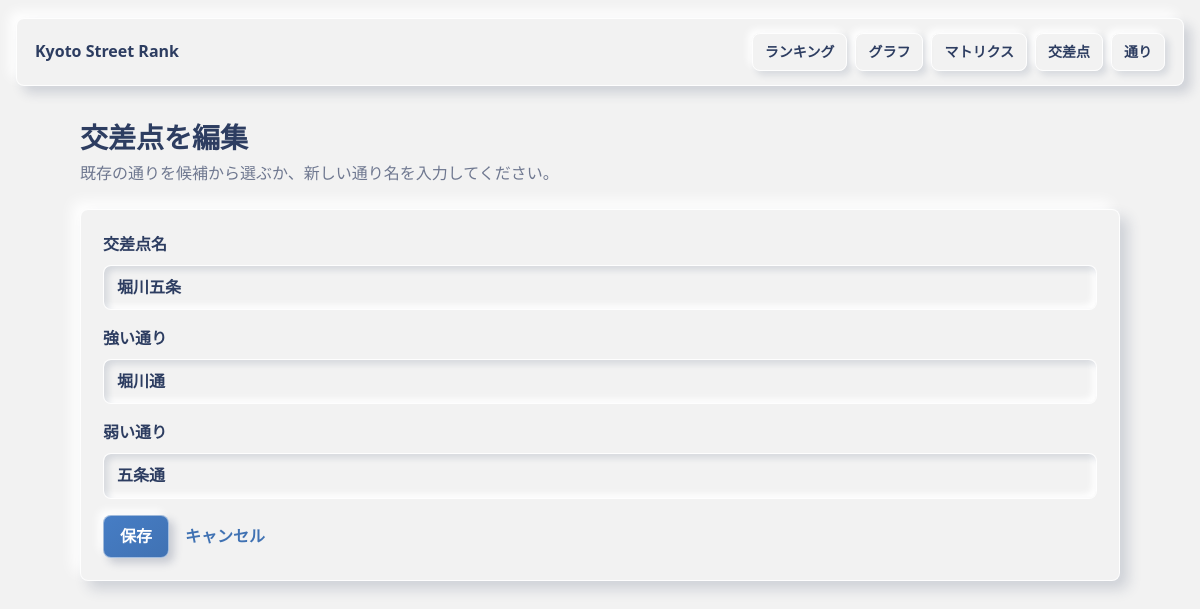
The app's page /intersections/2/edit with its own data.
### src/models.py (models this page shows)
class Intersection(db.Model):
    __tablename__ = "intersections"
    __table_args__ = (
        UniqueConstraint("name", name="uq_intersections_name"),
        UniqueConstraint("pair_key", name="uq_intersections_pair_key"),
        CheckConstraint("winner_street_id != loser_street_id", name="ck_different_streets"),
    )
    id = db.Column(db.Integer, primary_key=True)
    name = db.Column(db.String(120), nullable=False)
    pair_key = db.Column(db.String(80), nullable=False)
    winner_street_id = db.Column(db.Integer, db.ForeignKey("streets.id"), nullable=False)
    loser_street_id = db.Column(db.Integer, db.ForeignKey("streets.id"), nullable=False)
    winner = db.relationship("Street", foreign_keys=[winner_street_id])
    loser = db.relationship("Street", foreign_keys=[loser_street_id])

class Street(db.Model):
    __tablename__ = "streets"
    id = db.Column(db.Integer, primary_key=True)
    name = db.Column(db.String(120), nullable=False, unique=True)
    orientation = db.Column(db.String(20), nullable=True)

### src/routes.py (the view, shortened to what this page needs)
    @app.route("/intersections/<int:intersection_id>/edit", methods=["GET", "POST"])
    def intersections_edit(intersection_id):
        intersection = Intersection.query.get_or_404(intersection_id)
        return_street = request.values.get("street", "").strip()
        form = {
            "name": intersection.name,
            "winner": intersection.winner.name,
            "loser": intersection.loser.name,
        }
        return render_intersection_form(intersection, form, return_street)

### src/routes.py (called while the page is built)
def render_intersection_form(intersection, form, return_street=""):
    return render_template(
        "intersections/form.html",
        intersection=intersection,
        form=form,
        return_street=return_street,
        street_names=list_street_names(),
    )

### src/services.py (called while the page is built)
def list_street_names():
    streets = Street.query.order_by(Street.name).all()
    return [street.name for street in streets]

### templates/intersections/form.html (shortened to what this page needs)
{% extends "base.html" %}
{% block content %}
  <div class="page-head">
    <div>
      <h1>{% if intersection %}交差点を編集{% else %}交差点を追加{% endif %}</h1>
      <p>既存の通りを候補から選ぶか、新しい通り名を入力してください。</p>
    </div>
  </div>
  <form class="panel" method="post">
    <label>
      交差点名
      <input name="name" value="{{ form.get('name', '') }}" required>
    </label>
    <label>
      強い通り
      <input name="winner" list="street-options" value="{{ form.get('winner', '') }}" required>
    </label>
    <label>
      弱い通り
      <input name="loser" list="street-options" value="{{ form.get('loser', '') }}" required>
    </label>
    <div class="form-actions">
      <button class="button" type="submit">保存</button>
      <a href="{{ url_for('intersections_index', street=return_street) if return_street else url_for('intersections_index') }}">キャンセル</a>
    </div>
  </form>
{% endblock %}

### static/style.css (style rules this page uses)
:root { color-scheme: light; --bg: #f2f2f2; --base: #2d3d61; --main: #4072b3; --accent: #b82e6a; --text: #24304c; --muted: #6f7890; --surface: #f2f2f2; --line: rgba(45, 61, 97, 0.12); --bevel: rgba(255, 255, 255, 0.9); --shadow-dark: rgba(45, 61, 97, 0.18); --shadow-light: rgba(255, 255, 255, 0.95); --danger: #b82e6a; }
* { box-sizing: border-box; }
body { margin: 0; background: var(--bg); color: var(--text); font-family: system-ui, -apple-system, BlinkMacSystemFont, "Segoe UI", sans-serif; line-height: 1.6; }
a { color: var(--main); font-weight: 700; text-decoration: none; }
.page-head { display: flex; align-items: flex-start; justify-content: space-between; gap: 24px; margin-bottom: 22px; }
h1 { margin: 0; color: var(--base); font-size: 28px; line-height: 1.25; }
p { margin: 6px 0 0; color: var(--muted); }
.button, button { display: inline-flex; align-items: center; justify-content: center; min-height: 42px; padding: 8px 16px; border: 1px solid rgba(255, 255, 255, 0.5); border-radius: 8px; background: linear-gradient(145deg, #467dc5, var(--main)); color: #fff; font: inherit; font-weight: 800; cursor: pointer; box-shadow: 5px 5px 9px rgba(45, 61, 97, 0.22), -5px -5px 9px var(--shadow-light); }
.panel, .empty, .filter-bar, .graph-panel, .cycle-list { background: var(--surface); border: 1px solid var(--bevel); border-radius: 8px; padding: 22px; box-shadow: 8px 8px 14px var(--shadow-dark), -8px -8px 14px var(--shadow-light); }
.panel { display: grid; gap: 16px; }
label { display: grid; gap: 7px; color: var(--base); font-weight: 800; }
input, select { width: 100%; min-height: 44px; padding: 9px 13px; border: 1px solid var(--bevel); border-radius: 8px; outline: none; background: var(--surface); color: var(--base); font: inherit; box-shadow: inset 4px 4px 6px rgba(45, 61, 97, 0.14), inset -4px -4px 6px var(--shadow-light); }
.form-actions { display: flex; align-items: center; gap: 16px; }

### records on screen
Intersection: name "堀川五条"
Street: winner "堀川通"
Street: loser "五条通"
